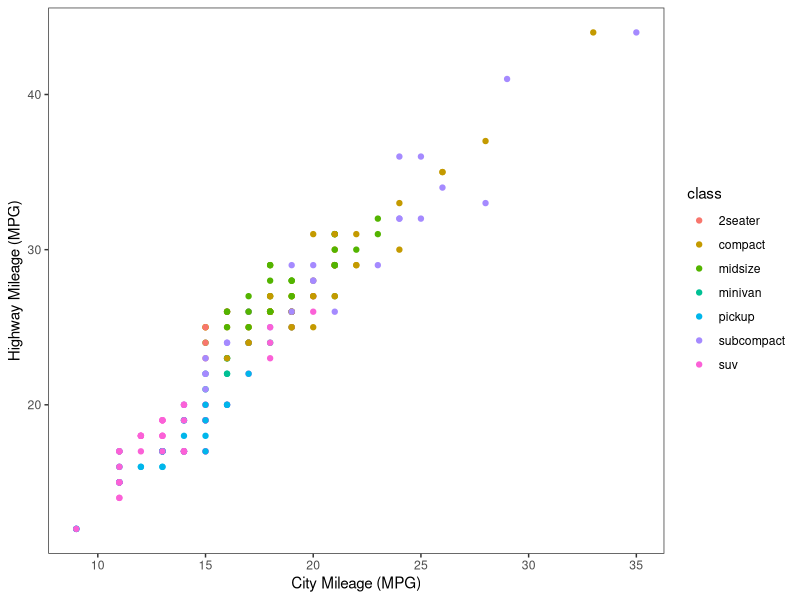
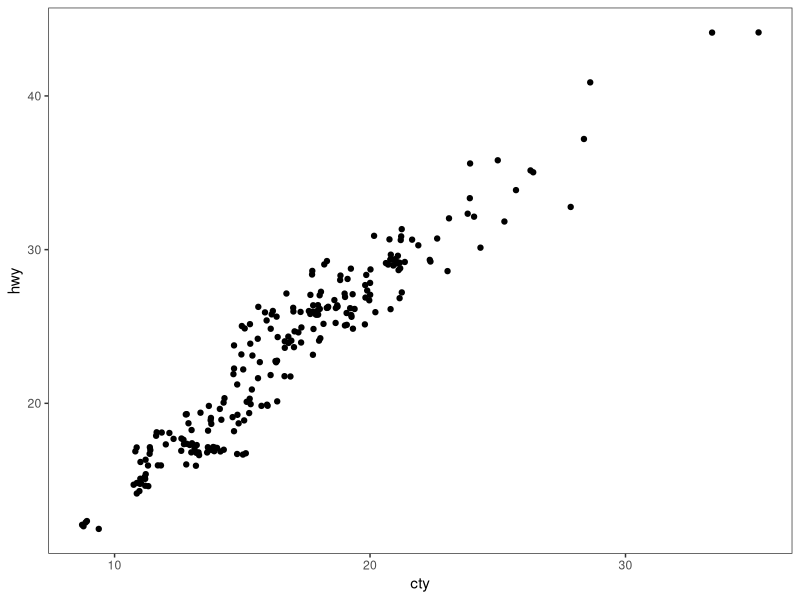
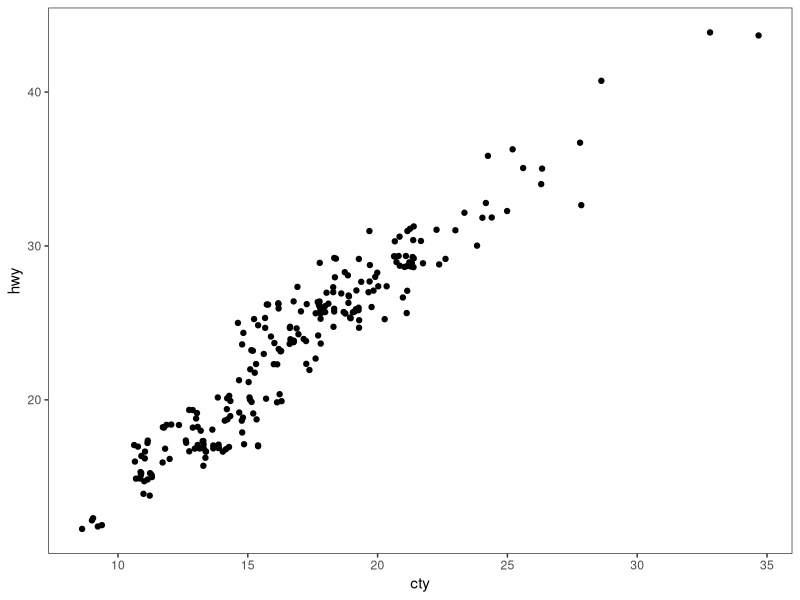
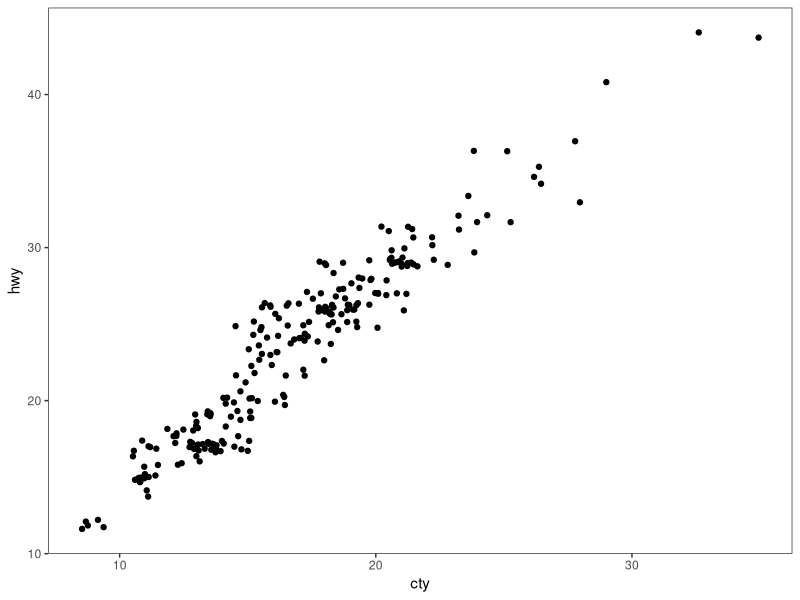
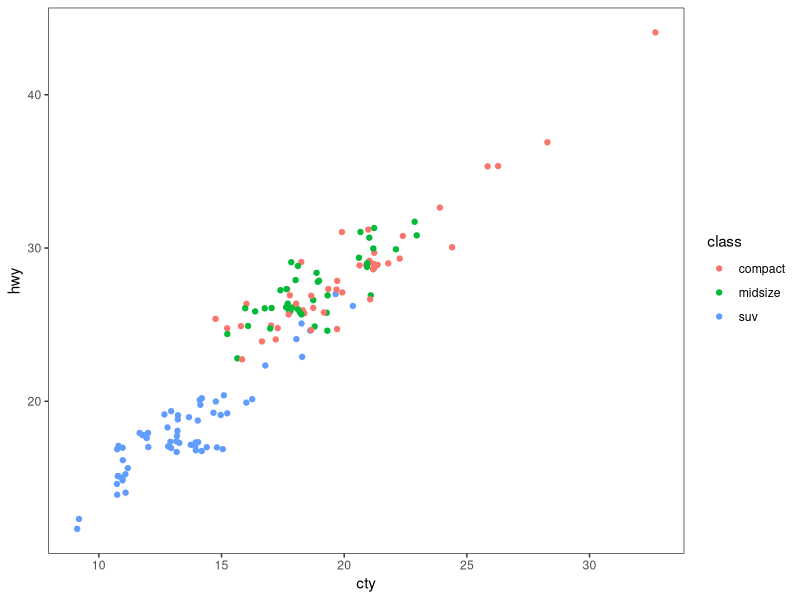
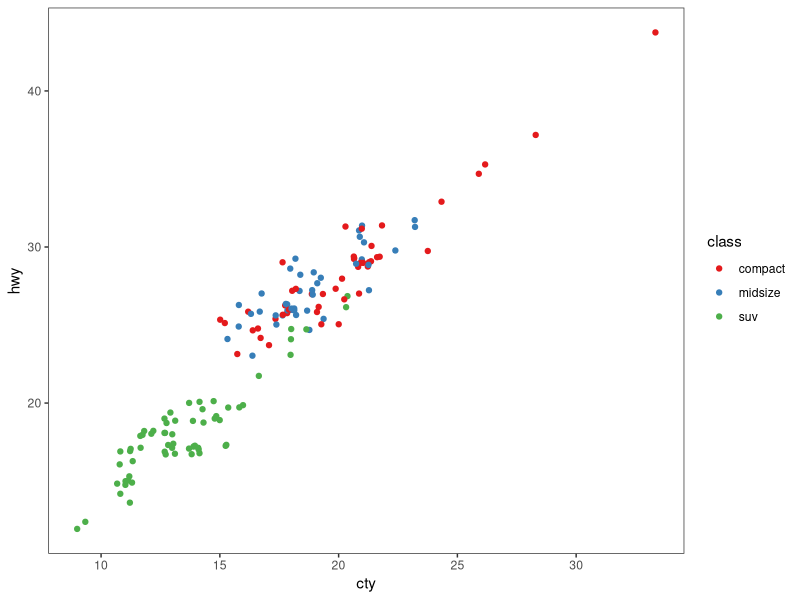
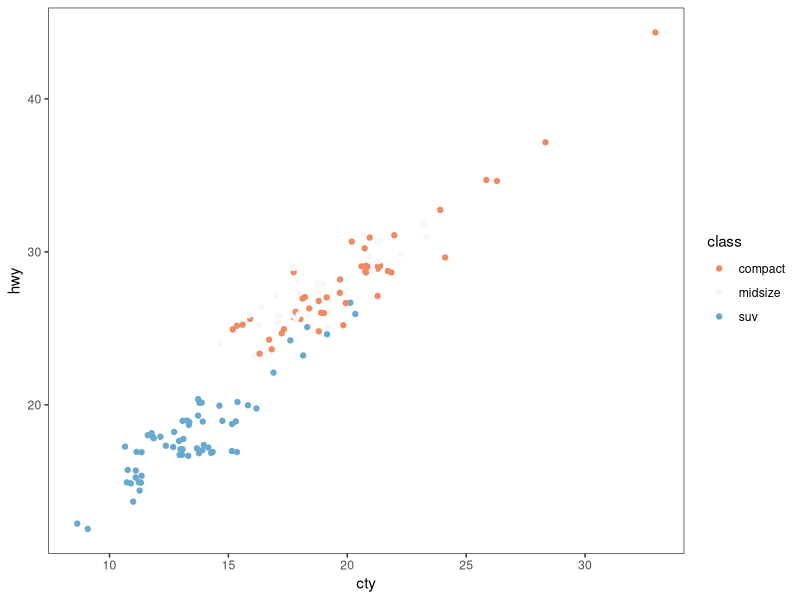
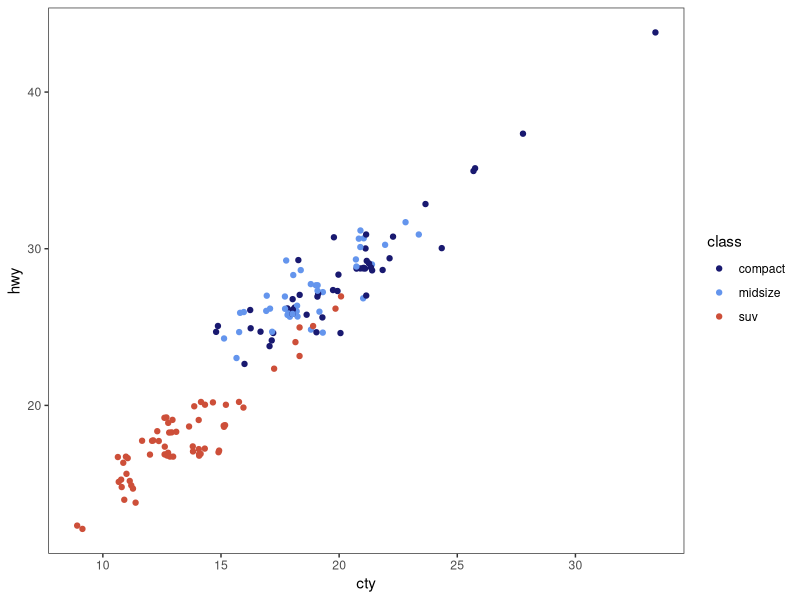

The R source for these figures, in order: (Note: this script raises an error after producing the figures.)
# ---------------------------------------------------------- #
#### MODULE 3: Plot even more data!                       ####               
# ---------------------------------------------------------- #

## OBJECTIVE:
# 1. To develop a "grammar of graphics".
# 2. To become comfortable using ggplot2 for exploratory data visualization.


# ---------------------------------------------------------- #
#### SET UP:                                              ####
# ---------------------------------------------------------- #
# REMINDER: In RStudio, open the Rproject for our course (UNCG_DataWrangling), 
# pull any changes from GitHub, and navigate to the branch you created for 
# yourself (just a single branch for the whole semester) in RStudio's Git tab.
# Open this week's assignment in this new branch to complete and submit on GitHub.
# Ideally, you'll commit your answers a bit at a time as you work through
# this assignment, rather than committing all at once at the end.

# Reminder of some helpful resources for graphing in R:
# ggplot Cookbook: http://www.cookbook-r.com/Graphs/
# Official ggplot2 Book: https://ggplot2-book.org/
# Themes in ggplot2: https://ggplot2-book.org/polishing.html#themes

# In ggplot2, aesthetic means “something you can see”. Each aesthetic is a
# mapping between a visual cue and a variable.
# Examples include:
# position (i.e., on the x and y axes)
# color (“outside” color)
# fill (“inside” color)
# shape (of points)
# line type
# size

# Each type of geometric object (geom) accepts only a subset of all aesthetics.
# Refer to the geom help pages to see what mappings each geom accepts. Aesthetic
# mappings are set with the aes() function.

# TASK: We will be using the ggplot2 package for graphing. Fortunately, ggplot2 
# is nested within the tidyverse package (along with many others).
# Start by writing code to load the tidyverse library.
# HINT: see the end of assignment #1 if you forgot how to load a package.
library(tidyverse)

# TASK: Write code below to set your theme to black and white and both your major
# AND minor gridlines to element_blank for all plots you'll be making today.
# HINT: Check back to last week's assignment section 1.9 for setting themes for
# all plots.
theme_set(theme_bw())
theme_update(panel.grid.major = element_blank(),
             panel.grid.minor = element_blank())

# ---------------------------------------------------------- #
#### 1.0 CORRELATION                                      ####
# ---------------------------------------------------------- #

# We learned how to make correlations last week, but it never hurts to get
# more practice! Let's start by using a data set built into ggplot2.
# The mpg dataset looks at the gas efficiency of different cars. Run the following
# code to load the data:
data(mpg, package = "ggplot2")

# TASK: Create a scatterplot (i.e., a dot plot) to relate city and highway mileage.
# Color the points by the class of car (class column) and label the x and y axis 
# to be more informative (City Mileage (MPG) vs Highway Mileage (MPG)).
# HINT: Refer back to last week's assignment or the ggplot help resources if you 
# forget how to make a scatterplot.

ggplot(mpg, aes(x= cty, y=hwy))+
       geom_point(aes(color = class))+
  xlab("City Mileage (MPG)") + 
  ylab("Highway Mileage (MPG)")


# Looks alright, but the graph may be hiding some information...
# QUESTION: How many data points are in the mpg dataframe?
# ANSWER: There are 234 observations of 11 variables

# QUESTION: Approximately how many dots are in the graph you just made? How does
# that compare to the number of observations in the dataframe?
# ANSWER: 78, it is one third of the number of observations in the data frame.


# Try another correlation-focused geom that addresses this problem by running
# the following code:
ggplot(data=mpg, aes(x=cty, y=hwy)) + 
  geom_jitter()


# QUESTION: What happened when you created the plot with geom_jitter?
# ANSWER: More data points popped up on the graph

# QUESTION: Run the code to create a plot using geom_jitter a second time. Then run it
# again and again. What happens each time? Why is this happening?
# ANSWER: A new graph is produced that looks similar, but slightly different from the previous graph. This is happening because the points are randomly spaced out in a small amount to prevent overlapping of data points.
ggplot(data=mpg, aes(x=cty, y=hwy)) + 
  geom_jitter()

# TASK: The default in geom_jitter is to jitter (or slightly move) the points away
# from each other in both the x and y directions. Check the help file for geom_jitter
# and write code below to make a graph where you jitter points in only the x-dimension
# by 0.5.

ggplot(data=mpg, aes(x=cty, y=hwy)) + 
  geom_jitter(width = .5)

# ---------------------------------------------------------- #
#### 1.1 DETOUR! COLORS, COLORS, COLORS                   ####
# ---------------------------------------------------------- #

# Our world is so colorful, and our graphs can be too! But we want to be mindful
# of our color choices to not only be beautiful, but also informative and accessible.

# TASK: Create a new dataframe that filters our mpg data down to only information
# for car classes compact, midsize, and suv using an %in% statement. Name your 
# new dataframe mpgSubset.
# HINT: Refer back to the Transform assignment if you want help with %in% (or 
# try googling!)

mpgSubset <- mpg %>% 
  filter(class %in% c("compact", "midsize", "suv"))
  


# ggplot has lots of nice (and some not so nice) built-in color palettes that we 
# can use to fill our bars with color. Try running the following code:
ggplot(data=mpgSubset, aes(x=cty, y=hwy, color=class)) +
  geom_jitter()

# The code above supplies us with ggplot's default color palette, which I find not
# so pleasing. Let's try to change this!

# We can add a statement specifying the scale of colors we would prefer. One way
# to do this is to use other pre-set palettes from ggplot. Run the code below to 
# ask ggplot to use the color brewer's palette called Set 1.
ggplot(data=mpgSubset, aes(x=cty, y=hwy, color=class)) +
  geom_jitter() +
  scale_color_brewer(palette="Set1")

# Alternatively, we could use the "RdBu" palette:
ggplot(data=mpgSubset, aes(x=cty, y=hwy, color=class)) +
  geom_jitter() +
  scale_color_brewer(palette="RdBu")

# QUESTION: Investigate the color brewer's range of palettes at this website: 
# https://r-graph-gallery.com/38-rcolorbrewers-palettes.html
# What do you notice about the colors chosen from each of the palettes that we
# used above? (i.e., does it use the first three colors in the palette? The last
# three? Some other combination?)
# ANSWER: For the Qualitative palette, it used the first 3 colors. In the Diverging Palettes the colors were chosen from the middle going outward.


# We could also pick out EXACTLY which colors we want for our figure. 
# There are 4 main ways to specify colors in R:
### by name
### by number
### by Hex code
### with the rgb() function

# By Name: R allows you to call more than 600 colors by name! Run the following
# code to see a list:
colors()

# We can put in the colors we chose for each variable by adding the 
# scale_color_manual() function to our plot. Try it out by running the following
# code:
ggplot(data=mpgSubset, aes(x=cty, y=hwy, color=class)) +
  geom_jitter() +
  scale_color_manual(values=c('midnightblue', 'cornflowerblue', 'tomato3'))


# You can also chose colors by number, which are assigned in R.

# TASK: Copy and paste the code to make our scatterplot and replace the color names
# with three numbers of your choice (between 1 and 657). How does your new figure look?
# HINT: remember to remove the quotation marks when calling numbers.

ggplot(data=mpgSubset, aes(x=cty, y=hwy, color=class)) +
  geom_jitter() +
  scale_color_manual(values=c(612, 2, 86))


# QUESTION: How do you think you could figure out which color name belongs to
# each color number?
# HINT: Try creating a dataframe from color() by passing it into the
# as.data.frame() function.
color <- as.data.frame(colors())
# ANSWER: They are in alphabetical order.

# You can also chose colors by Hex code. A Hex color code is a 6-symbol code made
# of up to three 2-symbol elements (6 symbols in length all together). Each of 
# the 2-symbol elements represents a color value in the Red-Green-Blue (RGB) color
# scale from 0 to 255. Hex codes are written with a # in front of them. Let's try
# out calling our colors using hex code.
ggplot(data=mpgSubset, aes(x=cty, y=hwy, color=class)) +
  geom_jitter() +
  scale_color_manual(values=c('#191970', '#6495ED', '#FF6347'))

# There are two great things about hex codes. First, you can call ANY color you 
# want with a hex code. That is, you're not limited to the 657 colors that are
# in ggplot. By specifying the color by hex code, you can pick literally anything!

# TASK: Google the search term "color picker". This should bring up google's color
# picker (in addition to a billion other color picking websites). Use this color
# picker to generate the hex codes for three new colors of your choice. Then copy
# and paste the above code, replacing the hex codes with your color choices.

ggplot(data=mpgSubset, aes(x=cty, y=hwy, color=class)) +
  geom_jitter() +
  scale_color_manual(values=c('#b7ebc5', '#ddb7eb', '#84a7bd'))

# The second great thing about hex codes is that you can control the transparency
# of your colors. Transparency is set in a hex code by adding two extra symbols
# to the end, which together make up the "alpha" element. Adding 00 to the end 
# of your hex code will make your color completely transparent, while adding FF 
# to the end will make it completely opaque. Any number/letters in-between will 
# result in partial transparency. You can find a complete list of transparencies
# between 0-100% here: https://gist.github.com/lopspower/03fb1cc0ac9f32ef38f4

# TASK: Try out transparency by copying and pasting your graph code below and
# adding the alpha element to the end of each of your hex codes to make your
# first color 0% transparent, your second color 50% transparent, and your third
# color 100% transparent.
ggplot(data=mpgSubset, aes(x=cty, y=hwy, color=class)) +
  geom_jitter() +
  scale_color_manual(values=c('#b7ebc5FF', '#ddb7eb50', '#84a7bd00'))

# QUESTION: What happened to the point that you set to 100% transparent?
# ANSWER: It is no longer visible in the graph

# Finally, we can set our colors using the rgb() function. This operates very
# similarly to the hex code, where you can pick exactly the color and transparency
# you want. Try it out by running the following code:
ggplot(data=mpgSubset, aes(x=cty, y=hwy, color=class)) +
  geom_jitter() +
  scale_color_manual(values=c(rgb(.10, .10, .44, 0.5), rgb(.39, .58, .93, 0.5), rgb(1.0, .39, .28, 0.5)))

# TASK: Modify the above code to make all of your points 50% transparent.

# There are so many inventive and artistic people in the world who have expanded
# the offerings for colors in ggplot. Check out some notable ones listed below
# when choosing colors for this assignment.
### Color-blind friendly palettes: https://github.com/JLSteenwyk/ggpubfigs
### Color palettes from vintage National Parks posters: https://github.com/katiejolly/nationalparkcolors
### Color palettes based on Wes Anderson movies: https://github.com/karthik/wesanderson
### Color palettes from famous Dutch paintings: https://github.com/EdwinTh/dutchmasters


# ---------------------------------------------------------- #
#### 1.2 DETOUR! LEGENDS                                  ####
# ---------------------------------------------------------- #

# When you specify colors in your ggplot code, R throws in a bonus legend for free!
# However, this legend is often not as clear or visually appealing as we might 
# prefer. But as with all geometric objects in ggplot, legends can be easily altered.

# Run the following code to create a scatter plot. Feel free to modify the colors
# as you prefer!
ggplot(data=mpgSubset, aes(x=cty, y=hwy, color=class)) +
  geom_jitter()

# QUESTION: Where did ggplot get the legend title and values from?


# We could change the title and values in our legend by altering the dataframe
# we are passing into ggplot. But that seems a bit drastic. Instead, we can 
# lean on the same code that specifies our color picks to alter the legend text.
# Try it out by running the following code:
ggplot(data=mpgSubset, aes(x=cty, y=hwy, color=class)) + 
  geom_jitter() + 
  scale_color_manual(values=c('#FCBA03', '#380754', '#496916'),
                     name='Class of Car', 
                     breaks=c('suv', 'midsize', 'compact'), 
                     labels=c('SUV', 'Midsize', 'Compact'))


# TASK: Label each line of the code above with what it is doing.
# HINT: Check the scale_color_manual help file or ggplot Cookbook for more info.


# IMPORTANT: It is important to pay attention to the order you provide ggplot with 
# your color choices and legend labels! Try running the following code:
ggplot(data=mpgSubset, aes(x=cty, y=hwy, color=class)) + 
  geom_jitter() + 
  scale_color_manual(values=c('#FCBA03', '#380754', '#496916'), 
                     name='Class of Car', 
                     breaks=c('suv', 'midsize', 'compact'), 
                     labels=c('Compact', 'SUV', 'Midsize')) 


# QUESTION: What is wrong with the code above? Why is it so important to be
# careful with the order you pass information into ggplot?


# While changing the legend text and factor order takes place in the scale_color_manual
# step, moving the legend around on the graph page is part of the graph theme. We
# can try this out using the code below:
ggplot(data=mpgSubset, aes(x=cty, y=hwy, color=class)) + 
  geom_jitter() + 
  theme(legend.position='top')


# TASK: Modify the code above to have the legend display along the bottom of
# the figure.


# We can also have the legend located within the area of the graph itself! We can 
# do this by specifying the coordinates for where the legend should go within the
# graph axes. First we set the legend position and then we set the anchoring 
# position by justifying the legend.
### bottom left: 0,0
### bottom right: 1,0
### top left: 0,1
### top right: 1,1

# Try it out by running the following code:
ggplot(data=mpgSubset, aes(x=cty, y=hwy, color=class)) + 
  geom_jitter() + 
  theme(legend.position=c(1,0), legend.justification=c(1,0))

# QUESTION: What happens if you don't include the code for legend justification
# above?


# TASK: Copy and paste the code from above. Modify it to place the legend in the
# upper left part of the graph.


# Finally, we might want to remove the legend altogether! We would do so by
# modifying the theme as well. 

# TASK: Check the ggplot cookbook to find the legends section. Read what it says 
# about removing the legend. Then copy and paste the graph code from above. Modify
# the code to remove the legend.


# ---------------------------------------------------------- #
#### 2.0 DEVIATION                                        ####
# ---------------------------------------------------------- #

# Used to compare variation in values between small number of items (or categories) 
# with respect to a fixed reference.

# Whether the graphical type is a deviation graph or a composition graph (or a 
# ranking graph) may depend on the underlying data structure.

# We used geom_bar() last week with factor data to create a bar graph. But
# geom_bar() is a bit tricky because it can make EITHER a bar graph or a histogram
# depending on the data you give it. The default of geom_bar() is to set stat to 
# count so if you give it just a continuous x value, it will make a histogram. Try
# it with the following code:
ggplot(data=mpg, aes(x=hwy)) + 
  geom_bar()

# In order to have the geom create bars and not a histogram, you must:
# 1) Set stat = identity
# 2) Provide both an x and a y inside the aes(), where x is either a character 
# or factor and y is numeric.

# TASK: Create a dataframe of summary statistics for the mpg data, calculating the
# mean, standard deviation, and standard error for highway mpg grouping by class.
# Name the resulting dataframe highwayMPG and your new variables hwy_mean, hwy_sd,
# and hwy_se.
# HINT: Look back at the Transform assignment if you forget how to summarize the
# data. Also recall, standard error = 1.96*standard deviation.


# TASK: Create a bar graph showing the average highway MPG on the y-axis and 
# car class on the x-axis. Fill the bars by class. Add in error bar caps that are 20%
# the width pf the bars.
# HINT: Don't forget to change stat from the default in your geom_bar() statement!


# ---------------------------------------------------------- #
#### 2.1 DETOUR! COLORS AND LEGENDS, AGAIN                ####
# ---------------------------------------------------------- #

# Recall that some geometric elements require fills instead of (or sometimes in
# addition to) colors.

# TASK: Create a bar graph with the mpg summary stats with the following parameters:
# (1) Black bar outline
# (2) Bars filled with the color brewer palette "Dark2" using the scale_fill_manual
#     statement
# (3) No legend
# (4) Informative x- and y-axis labels. 

# HINT: Carefully consider whether your color and/or fill should go within an aes() 
# statement, the scale_fill_manual or scale_color_manual statements, or neither.
# If in doubt, try a bunch of ways until it looks how we want it. And consult 
# your helpful ggplot resources on the web.


# ---------------------------------------------------------- #
#### 2.2 DETOUR! AXIS MODIFICATIONS                       ####
# ---------------------------------------------------------- #

# Run the following code, feeling free to modify colors as you prefer:
ggplot(data=highwayMPG, aes(x=class, y=hwy_mean, fill=class)) +
  geom_bar(stat='identity') 

# QUESTION: Where is ggplot getting the x-axis tick labels from?


# Often our tick labels are not the best. We can modify them to be more informative
# or visually appealing by directly modifying the dataframe, but again this feels
# a bit extreme. Instead, we can directly modify the scale of the axis. For axes
# that deal with categories, we are setting the discrete scale. Try it out by
# running the following code:
ggplot(data=highwayMPG, aes(x=class, y=hwy_mean, fill=class)) +
  geom_bar(stat='identity') +
  scale_x_discrete(labels=c('sport', 'compact', 'midsize', 'minivan', 'pickup', 'subcompact', 'SUV'))

# We can also change the scale of the continuous axes, including how large they are
# and where the tick marks fall as follows:
ggplot(data=highwayMPG, aes(x=class, y=hwy_mean, fill=class)) +
  geom_bar(stat='identity') +
  scale_y_continuous(breaks=seq(0, 50, 10)) +
  coord_cartesian(ylim=c(0,50))

# QUESTION: Try running the code above without the coord_cartesian() statement. 
# What is surprising about the resulting graph? Based on this result, what do you
# think the coord_cartesian() statement does?


# We can also add a statement into the scale discrete or continuous statements
# to name our axes, rather than putting in a whole separate step of xlab() or ylab().
# Try it out with the following code:
ggplot(data=highwayMPG, aes(x=class, y=hwy_mean, fill=class)) +
  geom_bar(stat='identity') +
  scale_x_discrete(name='Class of Car') +
  scale_y_continuous(name='Mean Highway MPG')


# Finally, we can flip our axes easily in ggplot as follows:
ggplot(data=highwayMPG, aes(x=class, y=hwy_mean, fill=class)) +
  geom_bar(stat='identity') +
  coord_flip()


# TASK: Let's put it all together. Make a graph of the mpg summary stats with the
# following specifications:
# (1) color by class of car using a color scheme of your choice (not the default)
# (2) plot the class of car on the x-axis and the highway MPG on the y axis
# (3) include better names for the x- and y-axis titles
# (4) include better names for the car classes
# (5) set the scale of the highway mpg to run from 0 to 30 with breaks every 5 
# (6) flip your axes
# (7) remove the legend


# ---------------------------------------------------------- #
#### 3.0 RANKING                                          ####
# ---------------------------------------------------------- #
# Used to compare the position or performance of multiple items with respect to 
# each other. Actual values matters somewhat less than the ranking.

# TASK: Create a dataframe of summary statistics for the mpg data, calculating the
# mean, standard deviation, and standard error for CITY mpg grouping by class.
# Name the resulting dataframe cityMPG and your new variables city_mean, city_sd,
# and city_se.
# HINT: Look back at the Transform assignment if you forget how to summarize the
# data. Also, standard error = 1.96*standard deviation.


# Now we want to plot our data in order from smallest to largest city MPG to get
# a ranking. To do so, we need to use the reorder() function to rearrange the data
# going into our x-axis.
ggplot(cityMPG, aes(x=reorder(class, city_mean), y=city_mean)) + 
  geom_bar(stat="identity")

# TASK: Recreate the above ranking figure to include the following:
# (1) class of car on the x-axis with informative axis and tick labels
# (2) MPG ordered from highest to lowest (hint: try google if you're unsure)
# (3) bars with dary grey outlines and filled by class with your favorite color scheme
# (4) error bars with end caps 30% the width of the bars
# (5) y-axis from 0 to 30 with tick marks every 5
# (6) no legend.


# ---------------------------------------------------------- #
#### 4.0 DISTRIBUTION                                     ####
# ---------------------------------------------------------- #
# When you have lots and lots of data points and want to study where and how the
# data points are distributed.

# Histograms can be accomplished with either geom_bar() or geom_histogram()
ggplot(mpg, aes(hwy)) + 
  geom_histogram()

# TASK: Recreate the graph above, but using geom_bar() instead


# TASK: Try making a histogram with the categorical variable 'manufacturer'.
# What error message do you get?


# QUESTION: What happens when you follow the advice of the error message and 
# make stat='count'?
ggplot(mpg, aes(manufacturer)) + 
  geom_histogram(stat="count")


# TASK: Make a boxplot comparing the distribution of cty (city mileage) for
# each class of car.
# HINT: Look back to last week if you forget how to make a boxplot.


# We can also make a different type of distribution, a violin plot using the 
# geom_violin statement as follows:
ggplot(mpg, aes(x=class, y=cty)) + 
  geom_violin()

# QUESTION: What does a violin plot show? Check google if you're unsure.


# ---------------------------------------------------------- #
#### 5.0 COMPOSITION                                      ####
# ---------------------------------------------------------- #
# Bar charts and pie charts are classic ways of showing composition of a dataset.

# TASK: Let's get some data for this task by determining the number of cars from 
# each car manufacturer in our mpg dataframe. We can do this as follows:
manufacturerFreq <- mpg %>% 
  group_by(manufacturer) %>% 
  summarize(frequency=length(manufacturer)) %>% 
  ungroup()

# TASK: Make a bar graph of the number of cars (frequency) by manufacturer using
# the dataframe we created above.


# We can switch the bar chart you created above into a pie chart simply by changing
# the coordinate system through a series of steps as follows:

ggplot(manufacturerFreq, aes(x=manufacturer, y=frequency)) +
  geom_bar(stat="identity") +
  coord_polar()

ggplot(manufacturerFreq, aes(x=manufacturer, y=frequency, fill=manufacturer)) +
  geom_bar(stat="identity") +
  coord_polar()

ggplot(manufacturerFreq, aes(x="", y=frequency, fill=manufacturer)) +
  geom_bar(stat="identity", width=1) +
  coord_polar()

ggplot(manufacturerFreq, aes(x="", y=frequency, fill=manufacturer)) +
  geom_bar(stat="identity", width=1) +
  coord_polar(theta="y")

ggplot(manufacturerFreq, aes(x="", y=frequency, fill=manufacturer)) +
  geom_bar(stat="identity", width=1) +
  coord_polar(theta="y", start=0) +
  theme_void() +
  theme(legend.title = element_text(size = 12.5), 
        legend.text  = element_text(size = 8.5),
        legend.key.size = unit(.75, "lines"))

# TASK: Annotate the code below to describe what each line does:
ggplot(manufacturerFreq, aes(x="", y=frequency, fill=manufacturer)) +
  geom_bar(stat="identity", width=1) +
  coord_polar(theta="y", start=0) +
  theme_void() +
  theme(legend.title = element_text(size = 12.5), 
        legend.text  = element_text(size = 8.5),
        legend.key.size = unit(.75, "lines"))


# ---------------------------------------------------------- #
#### 6.0 CHANGE                                           ####
# ---------------------------------------------------------- #

# Time series are often best visualized with line graphs. Let's try this out
# with some new data:
data("economics")

# TASK: Use the economics dataset to plot the number of people who are unemployed
# over time (unemploy vs date). Make a scatterplot, then connect the points with 
# lines using geom_line().
# HINT: use ?economics to get more information about this dataset.




# ---------------------------------------------------------- #
#### GROUPS AND MAPS                                      ####
# ---------------------------------------------------------- #

# Let's save these for group project options, this assignment is really long!









# REMEMBER: Save and push your script when you're done with this assignment!
